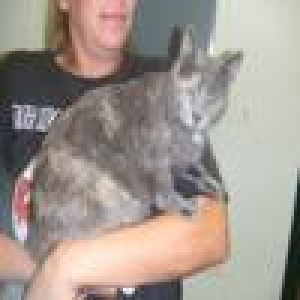
%> input picture Data/1.jpg, 100 x 100 px (shown 3 times larger)
$ octave useimshow.m   (GNU Octave 9; MATLAB toolbox functions it lacks are replaced by stand-ins)
%> lines starting %> are read from the running program, lines starting %| are printed output that depends on the picture
img=imread('./Data/1.jpg');
%> img is the input picture: size 100x100x3 uint8; mean R, G, B 161.4, 151.6, 143.7
img1=imread('./Data/2.jpg');
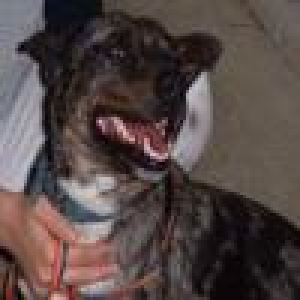
%> input picture Data/2.jpg, 100 x 100 px (shown 3 times larger)
%> img1 is the input picture: size 100x100x3 uint8; mean R, G, B 84.7, 71.8, 69.8
img2=imread('./Data/3.jpg');
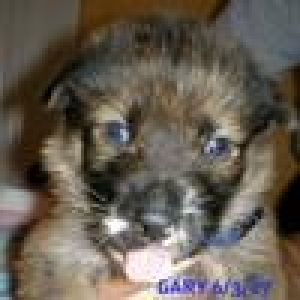
%> input picture Data/3.jpg, 100 x 100 px (shown 3 times larger)
%> img2 is the input picture: size 100x100x3 uint8; mean R, G, B 101.9, 93.4, 82.2
img3=imread('./Data/4.jpg');
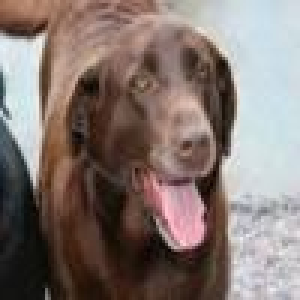
%> input picture Data/4.jpg, 100 x 100 px (shown 3 times larger)
%> img3 is the input picture: size 100x100x3 uint8; mean R, G, B 132, 118.3, 113.1
img4=imread('./Data/5.jpg');
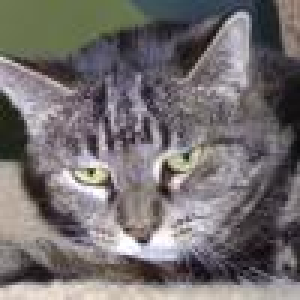
%> input picture Data/5.jpg, 100 x 100 px (shown 3 times larger)
%> img4 is the input picture: size 100x100x3 uint8; mean R, G, B 116.2, 111, 111.4

for i=1:4
    subplot(1,4,i)

end
